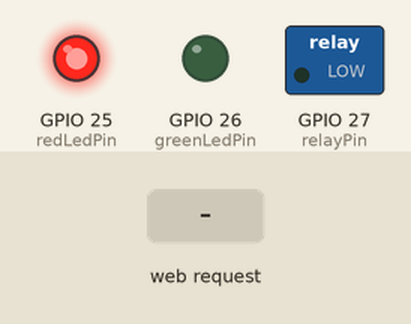
This sketch was run on a simulated ESP32. Parts: switched loads named in the sketch (green lamp = pin HIGH), output pins drawn as LEDs (lit = HIGH). Inputs (shaded band) come from the test bench. WiFi joins after 1.5 s; servers stay silent unless stated; what the sketch prints to the serial monitor is not drawn.

Above: at 2.7 s.
2.8 s: HTTP request GET /access_granted received
At 3.8 s:
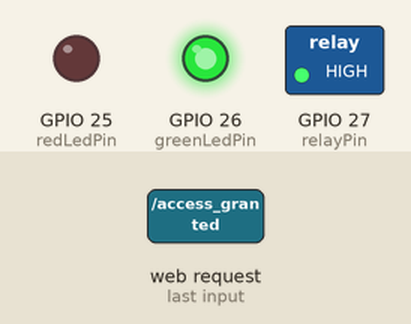
At 5.3 s:
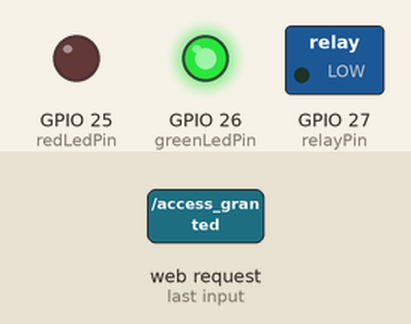
5.8 s: HTTP request GET /access_denied received
Timing chart, 0 to 8.8 s (numbered marks = the images above; inputs shaded):
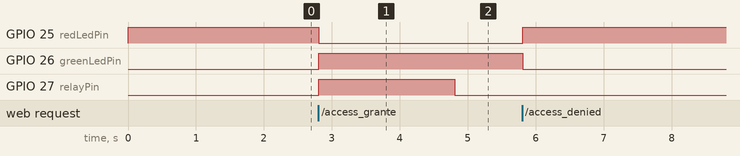

Measured:
- after the input at 2.8 s, GPIO 25 (redLedPin): HIGH → LOW at once; GPIO 26 (greenLedPin): LOW → HIGH at once; GPIO 27 (relayPin): LOW → HIGH at once, → LOW 2.0 s later

The sketch:

lock_control.ino
```cpp
#include <WiFi.h>
#include <WebServer.h>

// --- Network credentials ---
const char* ssid = "HONOR";        // <<<--- REPLACE WITH YOUR WIFI/HOTSPOT NAME
const char* password = "naksMann"; // <<<--- REPLACE WITH YOUR WIFI/HOTSPOT PASSWORD

// --- Pin Definitions (LEFT SIDE ONLY) ---
const int greenLedPin = 26; // GPIO Pin for Green LED (Access Granted)
const int redLedPin   = 25; // GPIO Pin for Red LED (Access Denied / Idle)
const int relayPin    = 27; // GPIO Pin for Relay Module IN pin

// --- Configuration ---
const int unlockDuration = 2000; // How long the relay stays HIGH (in milliseconds) - e.g., 2 seconds

// --- Web Server object on port 80 ---
WebServer server(80);

// --- Function Prototypes ---
void connectWiFi();
void handleAccessGranted();
void handleAccessDenied();
void handleNotFound();
void updateActuators(bool granted); // Combined function

// --- Setup ---
void setup() {
  Serial.begin(115200);
  Serial.println("\nStarting ESP32 Door Lock Controller (LEDs + Relay)...");

  pinMode(greenLedPin, OUTPUT);
  pinMode(redLedPin, OUTPUT);
  pinMode(relayPin, OUTPUT);

  // Initial state: Locked
  digitalWrite(relayPin, LOW); // Relay OFF
  updateActuators(false);      // Red LED ON, Green OFF

  connectWiFi();

  // Define server routes
  server.on("/access_granted", HTTP_GET, handleAccessGranted); // Endpoint for success
  server.on("/access_denied", HTTP_GET, handleAccessDenied);   // Endpoint for failure
  server.onNotFound(handleNotFound); // Handle invalid requests

  // Start the server
  server.begin();
  Serial.println("HTTP server started. Ready for commands.");
}

// --- Main Loop ---
void loop() {
  // Handle incoming client requests
  server.handleClient();
  delay(10); // Small delay
}

// --- Function Implementations ---

void connectWiFi() {
  Serial.print("Connecting to WiFi: ");
  Serial.println(ssid);
  WiFi.begin(ssid, password);
  int attempt = 0;
  while (WiFi.status() != WL_CONNECTED && attempt < 20) { // Timeout
    delay(500);
    Serial.print(".");
    attempt++;
  }

  if (WiFi.status() == WL_CONNECTED) {
    Serial.println("\nWiFi connected!");
    Serial.print("IP address: ");
    Serial.println(WiFi.localIP()); // <<<--- NOTE THIS IP ADDRESS!
  } else {
    Serial.println("\nWiFi connection FAILED!");
    // Indicate failure (blink red LED)
    while(true) {
        digitalWrite(redLedPin, HIGH); delay(500);
        digitalWrite(redLedPin, LOW); delay(500);
    }
  }
}

// --- Request Handlers ---

void handleAccessGranted() {
  Serial.println("Received /access_granted request.");
  updateActuators(true); // Turn Green ON, Red OFF, Pulse Relay
  server.send(200, "text/plain", "OK: Access Granted Sequence Triggered");
}

void handleAccessDenied() {
  Serial.println("Received /access_denied request.");
  updateActuators(false); // Turn Red ON, Green OFF, Ensure Relay OFF
  server.send(200, "text/plain", "OK: Access Denied State Set");
}

void handleNotFound() {
  server.send(404, "text/plain", "Not Found");
  Serial.print("Handled 404 for: ");
  Serial.println(server.uri());
}

// --- Actuator Control Function ---

void updateActuators(bool granted) {
  if (granted) {
    // --- Access Granted Sequence ---
    digitalWrite(greenLedPin, HIGH); // Green ON
    digitalWrite(redLedPin, LOW);    // Red OFF
    Serial.println("LED State: GRANTED (Green ON)");

    // Pulse the relay HIGH (activate) then LOW (deactivate)
    digitalWrite(relayPin, HIGH);    // Activate Relay (Unlock)
    Serial.println("Relay ON (Unlocking)");
    delay(unlockDuration);         // Keep unlocked for specified duration
    digitalWrite(relayPin, LOW);     // Deactivate Relay (Lock)
    Serial.println("Relay OFF (Locking)");

    // Keep Green LED on a little longer for visual feedback, then revert to locked state
    delay(1000); // Additional delay with Green ON
    digitalWrite(greenLedPin, LOW); // Green OFF
    digitalWrite(redLedPin, HIGH); // Red ON (Back to idle/locked)
    Serial.println("LED State: Back to DENIED/IDLE (Red ON)");

  } else {
    // --- Access Denied / Idle State ---
    digitalWrite(greenLedPin, LOW); // Green OFF
    digitalWrite(redLedPin, HIGH);  // Red ON
    digitalWrite(relayPin, LOW);    // Ensure Relay is OFF (Locked)
    Serial.println("LED State: DENIED/IDLE (Red ON), Relay OFF");
  }
}
```
